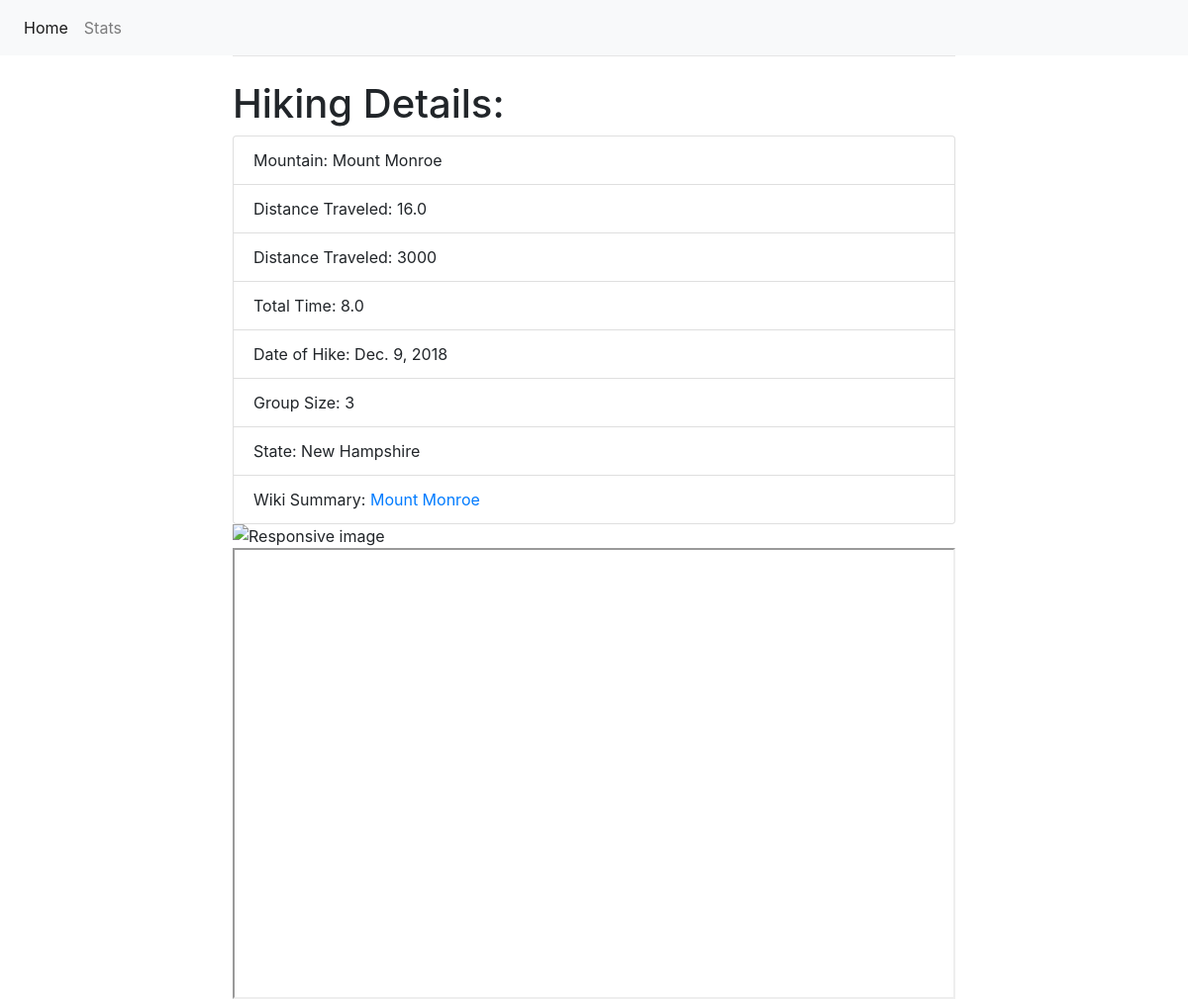
Before: /hiking/view/5 with the older database file.
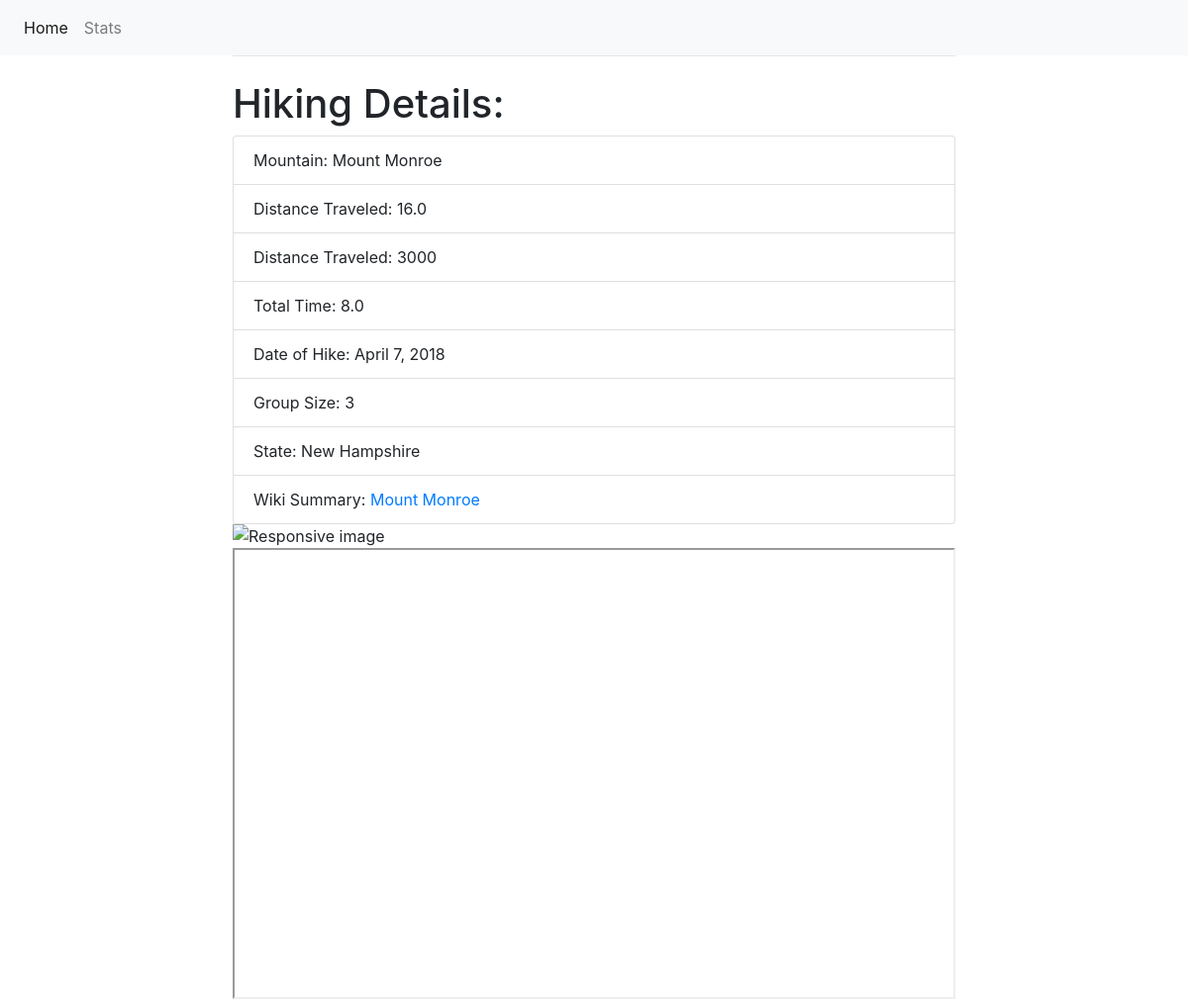
After: the same page with the newer database file.
### hiking/models.py (models this page shows, shortened)
class Hiking (models.Model):
    name = models.CharField(max_length = 100)
    distance = models.FloatField()
    elevation = models.IntegerField()
    time = models.FloatField()
    date = models.DateField(default=datetime.date.today)
    group_size = models.IntegerField()
    state = models.CharField(max_length = 20)

### hiking/views.py (the view)
# urls.py: path('view/<int:pk>', views.hike_view, name='hike_view'),
def hike_view(request, pk, template_name='hiking/templates/hiking_detail.html'):
    hike = get_object_or_404(Hiking, pk=pk)
    w = wiki.summary(hike.name, sentences = 4)
    wurl = wiki.page(hike.name)
    wurl = wurl.url
    return render(request, template_name, {'object':hike, 'wiki': w, 'wiki_url': wurl})

### hiking/templates/hiking_detail.html (shortened to what this page needs)
{% extends "base.html" %}
{% block content %}
<h1 class="mt-2">Hiking Details:</h1>
    <div class="col-xs-6">
        <ul class="list-group">
            <li class="list-group-item">Mountain: {{ object.name }}</li>
            <li class="list-group-item">Distance Traveled: {{ object.distance }}</li>
            <li class="list-group-item">Distance Traveled: {{ object.elevation }}</li>
            <li class="list-group-item">Total Time: {{ object.time }} </li>
            <li class="list-group-item">Date of Hike: {{ object.date }}</li>
            <li class="list-group-item">Group Size: {{ object.group_size}}</li>
            <li class="list-group-item">State: {{ object.state }}</li>
            <li class="list-group-item">Wiki Summary:  <a href=" {{ wiki_url }}"> {{object.name}}</a> <br>{{ wiki }}</li>
        </ul>
        <img id="mountainIMG" class="img-fluid" alt="Responsive image"></img>
    </div>
    <div class="col-xs-6">
        <iframe width="100%" height="70%" src="https://maps.google.com/maps?width=100%&amp;height=600&amp;hl=en&amp;q={{object.name}}&amp;ie=UTF8&amp;t=&amp;z=14&amp;iwloc=B&amp;output=embed"></iframe><br />
    </div>
</div>
{% endblock %}

Changed rows visible on the page:
changed Hiking "Mount Monroe": date "Dec. 9, 2018" → "April 7, 2018"
